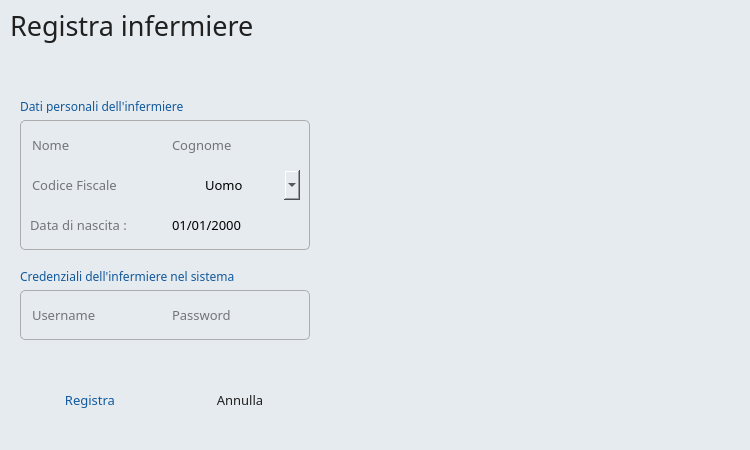
<?xml version="1.0" encoding="UTF-8"?>
<ui version="4.0">
 <class>ProntoSoccorso</class>
 <widget class="QWidget" name="ProntoSoccorso">
  <property name="geometry">
   <rect>
    <x>0</x>
    <y>0</y>
    <width>750</width>
    <height>450</height>
   </rect>
  </property>
  <property name="minimumSize">
   <size>
    <width>750</width>
    <height>450</height>
   </size>
  </property>
  <property name="maximumSize">
   <size>
    <width>750</width>
    <height>450</height>
   </size>
  </property>
  <property name="windowTitle">
   <string>Form</string>
  </property>
  <property name="styleSheet">
   <string notr="true">background-color: rgb(230, 235, 239);</string>
  </property>
  <widget class="QLabel" name="InformazioniProfilo">
   <property name="geometry">
    <rect>
     <x>10</x>
     <y>5</y>
     <width>581</width>
     <height>40</height>
    </rect>
   </property>
   <property name="font">
    <font>
     <family>Montserrat SemiBold</family>
     <pointsize>20</pointsize>
     <weight>50</weight>
     <bold>false</bold>
    </font>
   </property>
   <property name="styleSheet">
    <string notr="true">color: rgb(32, 32, 32);

</string>
   </property>
   <property name="text">
    <string>Registra infermiere</string>
   </property>
   <property name="wordWrap">
    <bool>false</bool>
   </property>
  </widget>
  <widget class="QLineEdit" name="LineEdit_Nome">
   <property name="geometry">
    <rect>
     <x>30</x>
     <y>130</y>
     <width>130</width>
     <height>30</height>
    </rect>
   </property>
   <property name="sizePolicy">
    <sizepolicy hsizetype="Fixed" vsizetype="Fixed">
     <horstretch>0</horstretch>
     <verstretch>0</verstretch>
    </sizepolicy>
   </property>
   <property name="font">
    <font>
     <family>Montserrat Medium</family>
     <pointsize>10</pointsize>
    </font>
   </property>
   <property name="styleSheet">
    <string notr="true">QLineEdit {
background-color: rgb(230, 235, 239);
color: rgb(0, 0, 0);
border: 0px solid black;
border-radius: 6px;

}
                            
QLineEdit:focus {
border: 1px solid rgb(18, 89, 156);
}</string>
   </property>
   <property name="maxLength">
    <number>30</number>
   </property>
   <property name="frame">
    <bool>true</bool>
   </property>
   <property name="dragEnabled">
    <bool>false</bool>
   </property>
   <property name="readOnly">
    <bool>false</bool>
   </property>
   <property name="placeholderText">
    <string notr="true">Nome</string>
   </property>
   <property name="clearButtonEnabled">
    <bool>true</bool>
   </property>
  </widget>
  <widget class="QLineEdit" name="LineEdit_Cognome">
   <property name="geometry">
    <rect>
     <x>170</x>
     <y>130</y>
     <width>130</width>
     <height>30</height>
    </rect>
   </property>
   <property name="sizePolicy">
    <sizepolicy hsizetype="Fixed" vsizetype="Fixed">
     <horstretch>0</horstretch>
     <verstretch>0</verstretch>
    </sizepolicy>
   </property>
   <property name="font">
    <font>
     <family>Montserrat Medium</family>
     <pointsize>10</pointsize>
    </font>
   </property>
   <property name="styleSheet">
    <string notr="true">QLineEdit {
background-color: rgb(230, 235, 239);
color: rgb(0, 0, 0);
border: 0px solid black;
border-radius: 6px;

}
                            
QLineEdit:focus {
border: 1px solid rgb(18, 89, 156);
}</string>
   </property>
   <property name="text">
    <string/>
   </property>
   <property name="maxLength">
    <number>30</number>
   </property>
   <property name="frame">
    <bool>true</bool>
   </property>
   <property name="dragEnabled">
    <bool>false</bool>
   </property>
   <property name="readOnly">
    <bool>false</bool>
   </property>
   <property name="placeholderText">
    <string notr="true">Cognome</string>
   </property>
   <property name="clearButtonEnabled">
    <bool>true</bool>
   </property>
  </widget>
  <widget class="QLineEdit" name="LineEdit_CodiceFiscale">
   <property name="geometry">
    <rect>
     <x>30</x>
     <y>170</y>
     <width>160</width>
     <height>30</height>
    </rect>
   </property>
   <property name="sizePolicy">
    <sizepolicy hsizetype="Fixed" vsizetype="Fixed">
     <horstretch>0</horstretch>
     <verstretch>0</verstretch>
    </sizepolicy>
   </property>
   <property name="font">
    <font>
     <family>Montserrat Medium</family>
     <pointsize>10</pointsize>
    </font>
   </property>
   <property name="styleSheet">
    <string notr="true">QLineEdit {
background-color: rgb(230, 235, 239);
color: rgb(0, 0, 0);

border-radius: 6px;
}

QLineEdit:focus {
border: 1px solid rgb(18, 89, 156);
}
                 

</string>
   </property>
   <property name="inputMethodHints">
    <set>Qt::ImhNone</set>
   </property>
   <property name="inputMask">
    <string notr="true"/>
   </property>
   <property name="text">
    <string/>
   </property>
   <property name="maxLength">
    <number>16</number>
   </property>
   <property name="frame">
    <bool>true</bool>
   </property>
   <property name="dragEnabled">
    <bool>false</bool>
   </property>
   <property name="readOnly">
    <bool>false</bool>
   </property>
   <property name="placeholderText">
    <string notr="true">Codice Fiscale</string>
   </property>
   <property name="clearButtonEnabled">
    <bool>true</bool>
   </property>
  </widget>
  <widget class="QLineEdit" name="LineEdit_Username">
   <property name="geometry">
    <rect>
     <x>30</x>
     <y>300</y>
     <width>130</width>
     <height>30</height>
    </rect>
   </property>
   <property name="sizePolicy">
    <sizepolicy hsizetype="Fixed" vsizetype="Fixed">
     <horstretch>0</horstretch>
     <verstretch>0</verstretch>
    </sizepolicy>
   </property>
   <property name="font">
    <font>
     <family>Montserrat Medium</family>
     <pointsize>10</pointsize>
    </font>
   </property>
   <property name="styleSheet">
    <string notr="true">QLineEdit {
background-color: rgb(230, 235, 239);
color: rgb(0, 0, 0);
border: 0px solid black;
border-radius: 6px;

}
                            
QLineEdit:focus {
border: 1px solid rgb(18, 89, 156);
}</string>
   </property>
   <property name="maxLength">
    <number>30</number>
   </property>
   <property name="frame">
    <bool>true</bool>
   </property>
   <property name="echoMode">
    <enum>QLineEdit::Normal</enum>
   </property>
   <property name="dragEnabled">
    <bool>false</bool>
   </property>
   <property name="readOnly">
    <bool>false</bool>
   </property>
   <property name="placeholderText">
    <string notr="true">Username</string>
   </property>
   <property name="clearButtonEnabled">
    <bool>true</bool>
   </property>
  </widget>
  <widget class="QLineEdit" name="LineEdit_Password">
   <property name="geometry">
    <rect>
     <x>170</x>
     <y>300</y>
     <width>130</width>
     <height>30</height>
    </rect>
   </property>
   <property name="sizePolicy">
    <sizepolicy hsizetype="Fixed" vsizetype="Fixed">
     <horstretch>0</horstretch>
     <verstretch>0</verstretch>
    </sizepolicy>
   </property>
   <property name="font">
    <font>
     <family>Montserrat Medium</family>
     <pointsize>10</pointsize>
    </font>
   </property>
   <property name="styleSheet">
    <string notr="true">QLineEdit {
background-color: rgb(230, 235, 239);
color: rgb(0, 0, 0);
border: 0px solid black;
border-radius: 6px;

}
                            
QLineEdit:focus {
border: 1px solid rgb(18, 89, 156);
}</string>
   </property>
   <property name="maxLength">
    <number>10</number>
   </property>
   <property name="frame">
    <bool>true</bool>
   </property>
   <property name="echoMode">
    <enum>QLineEdit::Normal</enum>
   </property>
   <property name="dragEnabled">
    <bool>false</bool>
   </property>
   <property name="readOnly">
    <bool>false</bool>
   </property>
   <property name="placeholderText">
    <string notr="true">Password</string>
   </property>
   <property name="clearButtonEnabled">
    <bool>true</bool>
   </property>
  </widget>
  <widget class="QPushButton" name="ButtonAnnulla">
   <property name="geometry">
    <rect>
     <x>170</x>
     <y>380</y>
     <width>140</width>
     <height>40</height>
    </rect>
   </property>
   <property name="font">
    <font>
     <family>Montserrat SemiBold</family>
     <pointsize>10</pointsize>
    </font>
   </property>
   <property name="cursor">
    <cursorShape>PointingHandCursor</cursorShape>
   </property>
   <property name="autoFillBackground">
    <bool>false</bool>
   </property>
   <property name="styleSheet">
    <string notr="true">QPushButton {
background-color: rgb(230, 235, 239);
	color: rgb(32, 32, 32);
border-radius: 10px;
}
QPushButton:hover {
background-color: rgb(199, 199, 199);

    }
</string>
   </property>
   <property name="text">
    <string>Annulla</string>
   </property>
   <property name="iconSize">
    <size>
     <width>16</width>
     <height>16</height>
    </size>
   </property>
  </widget>
  <widget class="QPushButton" name="ButtonRegistra">
   <property name="geometry">
    <rect>
     <x>20</x>
     <y>380</y>
     <width>140</width>
     <height>40</height>
    </rect>
   </property>
   <property name="font">
    <font>
     <family>Montserrat SemiBold</family>
     <pointsize>10</pointsize>
     <weight>50</weight>
     <bold>false</bold>
    </font>
   </property>
   <property name="cursor">
    <cursorShape>PointingHandCursor</cursorShape>
   </property>
   <property name="mouseTracking">
    <bool>false</bool>
   </property>
   <property name="layoutDirection">
    <enum>Qt::LeftToRight</enum>
   </property>
   <property name="styleSheet">
    <string notr="true">QPushButton {
background-color: rgb(230, 235, 239);
	color: rgb(18, 89, 156);
border-radius: 10px;
}
QPushButton:hover {
background-color: rgb(199, 199, 199);
    }
</string>
   </property>
   <property name="text">
    <string>Registra</string>
   </property>
   <property name="iconSize">
    <size>
     <width>16</width>
     <height>16</height>
    </size>
   </property>
  </widget>
  <widget class="QLabel" name="LogoInfermieri">
   <property name="geometry">
    <rect>
     <x>440</x>
     <y>130</y>
     <width>200</width>
     <height>200</height>
    </rect>
   </property>
   <property name="text">
    <string/>
   </property>
   <property name="pixmap">
    <pixmap>../../../../../../MATERIALE/IconaInfermiere.png</pixmap>
   </property>
   <property name="scaledContents">
    <bool>true</bool>
   </property>
  </widget>
  <widget class="QDateEdit" name="dateEdit">
   <property name="geometry">
    <rect>
     <x>170</x>
     <y>210</y>
     <width>130</width>
     <height>30</height>
    </rect>
   </property>
   <property name="font">
    <font>
     <family>Montserrat Medium</family>
     <pointsize>10</pointsize>
    </font>
   </property>
   <property name="styleSheet">
    <string notr="true">QDateEdit {
setPlaceholderText:(&quot;Inserisci qui il testo...&quot;);
background-color: rgb(230, 235, 239);
color: rgb(0, 0, 0);
border: 0px solid black;
}
QDateEdit::up-button{
        width: 0px;
}
 QDateEdit::down-button {
width: 0px;
}
QDateEdit:focus{
border: 1px solid rgb(18, 89, 156);
}</string>
   </property>
   <property name="frame">
    <bool>true</bool>
   </property>
   <property name="displayFormat">
    <string>dd/MM/yyyy</string>
   </property>
   <property name="calendarPopup">
    <bool>false</bool>
   </property>
  </widget>
  <widget class="QLabel" name="label">
   <property name="geometry">
    <rect>
     <x>20</x>
     <y>100</y>
     <width>290</width>
     <height>13</height>
    </rect>
   </property>
   <property name="font">
    <font>
     <family>Montserrat SemiBold</family>
     <pointsize>9</pointsize>
    </font>
   </property>
   <property name="styleSheet">
    <string notr="true">color: rgb(134, 134, 134);
color: rgb(18, 89, 156);</string>
   </property>
   <property name="text">
    <string>Dati personali dell'infermiere</string>
   </property>
  </widget>
  <widget class="QLabel" name="Sheda">
   <property name="geometry">
    <rect>
     <x>20</x>
     <y>120</y>
     <width>290</width>
     <height>130</height>
    </rect>
   </property>
   <property name="styleSheet">
    <string notr="true">background-color: rgb(230, 235, 239);
border: 1px solid rgb(172, 172, 172);
border-radius: 5px;

</string>
   </property>
   <property name="text">
    <string/>
   </property>
  </widget>
  <widget class="QLabel" name="Sheda_2">
   <property name="geometry">
    <rect>
     <x>20</x>
     <y>290</y>
     <width>290</width>
     <height>50</height>
    </rect>
   </property>
   <property name="styleSheet">
    <string notr="true">background-color: rgb(230, 235, 239);
border: 1px solid rgb(172, 172, 172);
border-radius: 5px;

</string>
   </property>
   <property name="text">
    <string/>
   </property>
  </widget>
  <widget class="QLabel" name="label_2">
   <property name="geometry">
    <rect>
     <x>20</x>
     <y>270</y>
     <width>290</width>
     <height>13</height>
    </rect>
   </property>
   <property name="font">
    <font>
     <family>Montserrat SemiBold</family>
     <pointsize>9</pointsize>
    </font>
   </property>
   <property name="styleSheet">
    <string notr="true">color: rgb(134, 134, 134);
color: rgb(18, 89, 156);</string>
   </property>
   <property name="text">
    <string>Credenziali dell'infermiere nel sistema</string>
   </property>
  </widget>
  <widget class="QComboBox" name="comboBox">
   <property name="enabled">
    <bool>true</bool>
   </property>
   <property name="geometry">
    <rect>
     <x>200</x>
     <y>170</y>
     <width>100</width>
     <height>30</height>
    </rect>
   </property>
   <property name="font">
    <font>
     <family>Montserrat Medium</family>
     <pointsize>10</pointsize>
     <weight>50</weight>
     <bold>false</bold>
    </font>
   </property>
   <property name="cursor">
    <cursorShape>PointingHandCursor</cursorShape>
   </property>
   <property name="styleSheet">
    <string notr="true">QComboBox {
background-color: rgb(230, 235, 239);
color: rgb(0, 0, 0);
border: 0px solid black;
border-radius: 6px;

}

QComboBox::drop-down {
image: url(:/newPrefix/UI UFFICIALI/MATERIALE/freccia.png);
width: 20px; 
height: 20px;
padding: 5px;

}

QComboBox QAbstractItemView {
/* Personalizza il menu a discesa */
        /* Definire le altre proprietà di stile per il menu a discesa qui */

border-radius: 6px;
        
    }
</string>
   </property>
   <property name="editable">
    <bool>false</bool>
   </property>
   <property name="currentText">
    <string>Uomo</string>
   </property>
   <property name="currentIndex">
    <number>0</number>
   </property>
   <property name="maxVisibleItems">
    <number>3</number>
   </property>
   <property name="iconSize">
    <size>
     <width>14</width>
     <height>14</height>
    </size>
   </property>
   <property name="frame">
    <bool>true</bool>
   </property>
   <item>
    <property name="text">
     <string>Uomo</string>
    </property>
   </item>
   <item>
    <property name="text">
     <string>Donna</string>
    </property>
   </item>
   <item>
    <property name="text">
     <string>Altro...</string>
    </property>
   </item>
  </widget>
  <widget class="QLabel" name="label_3">
   <property name="geometry">
    <rect>
     <x>30</x>
     <y>210</y>
     <width>130</width>
     <height>30</height>
    </rect>
   </property>
   <property name="font">
    <font>
     <family>Montserrat Medium</family>
     <pointsize>10</pointsize>
    </font>
   </property>
   <property name="styleSheet">
    <string notr="true">background-color: rgb(230, 235, 239);
color: rgb(115, 117, 119);

border-radius: 6px;
   

</string>
   </property>
   <property name="text">
    <string>Data di nascita :</string>
   </property>
  </widget>
  <zorder>Sheda_2</zorder>
  <zorder>Sheda</zorder>
  <zorder>LogoInfermieri</zorder>
  <zorder>InformazioniProfilo</zorder>
  <zorder>LineEdit_Nome</zorder>
  <zorder>LineEdit_CodiceFiscale</zorder>
  <zorder>LineEdit_Cognome</zorder>
  <zorder>LineEdit_Username</zorder>
  <zorder>LineEdit_Password</zorder>
  <zorder>ButtonAnnulla</zorder>
  <zorder>ButtonRegistra</zorder>
  <zorder>dateEdit</zorder>
  <zorder>label</zorder>
  <zorder>label_2</zorder>
  <zorder>comboBox</zorder>
  <zorder>label_3</zorder>
 </widget>
 <resources>
  <include location="../../../../../../../asa.qrc"/>
 </resources>
 <connections/>
</ui>
